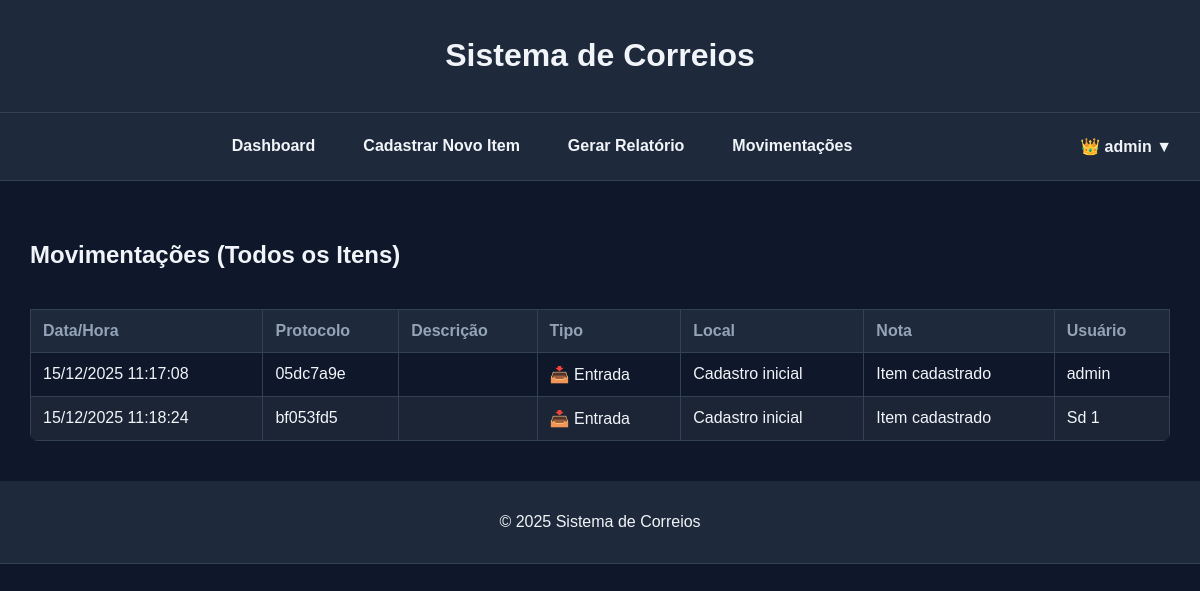
Before: /movimentacoes (signed in) with the older database file.
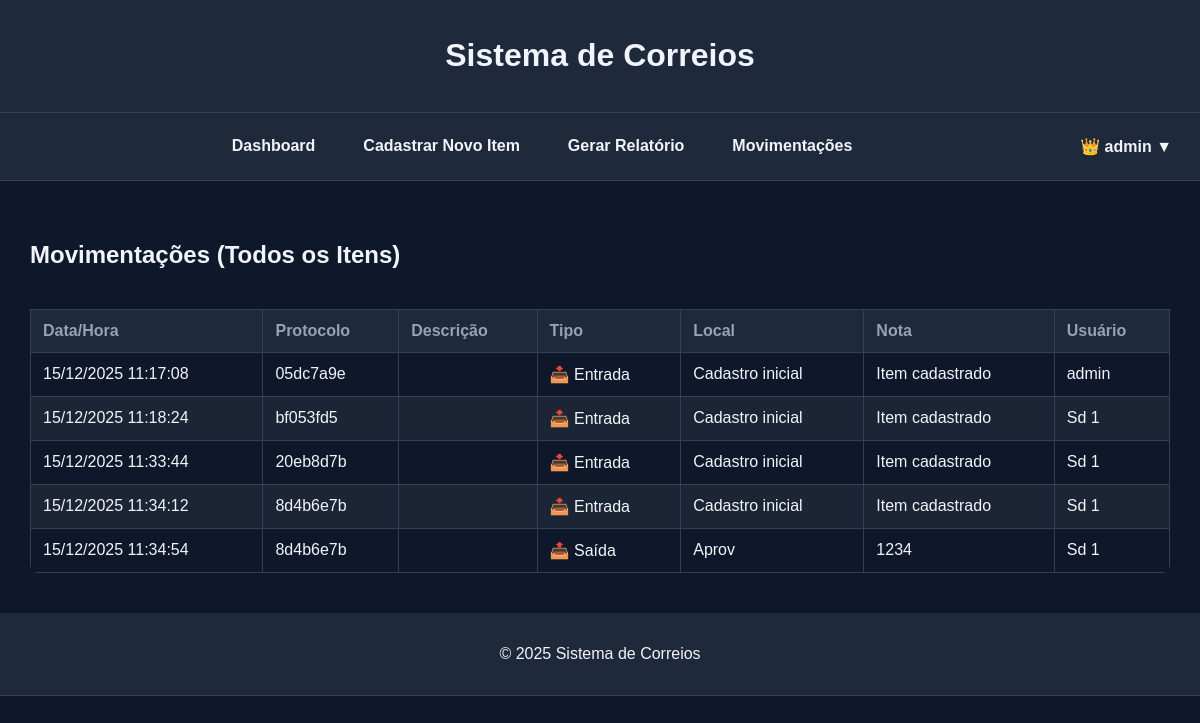
After: the same page with the newer database file.
### app.py (models this page shows, shortened)
class User(UserMixin, db.Model):
    id = db.Column(db.Integer, primary_key=True)
    username = db.Column(db.String(80), unique=True, nullable=False)
    email = db.Column(db.String(120), unique=True, nullable=False)
    password_hash = db.Column(db.String(200), nullable=False)
    role = db.Column(db.String(20), default="user")  # "user" ou "admin"

class Movement(db.Model):
    id = db.Column(db.Integer, primary_key=True)
    protocol = db.Column(db.String(50), nullable=False)
    type = db.Column(db.String(20), nullable=False)  # Entrada ou Saída
    location = db.Column(db.String(100))
    note = db.Column(db.String(200))
    created_at = db.Column(db.DateTime, default=datetime.now)
    user = db.Column(db.String(50), nullable=False)  # Novo campo: usuário responsável

### app.py (the view)
@app.route("/movimentacoes")
@admin_required   # 👑 Apenas administradores podem acessar
def movimentacoes():
    movements = Movement.query.all()
    return render_template("movimentacoes.html", movements=movements)

### app.py (called while the page is built)
def admin_required(f):
    @wraps(f)
    def decorated_function(*args, **kwargs):
        if not current_user.is_authenticated or current_user.role != "admin":
            flash("Acesso restrito a administradores.", "error")
            return redirect(url_for("index"))
        return f(*args, **kwargs)
    return decorated_function

@login_manager.user_loader
def load_user(user_id):
    return User.query.get(int(user_id))

### templates/movimentacoes.html
{% extends "base.html" %}
{% block content %}
<section class="panel-card">
  <h2>Movimentações (Todos os Itens)</h2>
  {% if movements %}
    <div class="table-container">
      <table>
        <thead>
          <tr>
              <th>Data/Hora</th>
              <th>Protocolo</th>
              <th>Descrição</th>
              <th>Tipo</th>
              <th>Local</th>
              <th>Nota</th>
              <th>Usuário</th>
            </tr>
          </thead>
          <tbody>
            {% for mov in movements %}
            <tr>
              <td class="nowrap">{{ mov.created_at.strftime("%d/%m/%Y %H:%M:%S") }}</td>
              <td class="nowrap">{{ mov.protocol }}</td>
              <td>{{ mov.description or '' }}</td>
              <td class="nowrap">
                {% if mov.type == "Entrada" %}
                  📥 Entrada
                {% elif mov.type == "Saída" %}
                  📤 Saída
                {% endif %}
              </td>
              <td>{{ mov.location }}</td>
              <td>{{ mov.note or '' }}</td>
              <td>{{ mov.user }}</td>
            </tr>
            {% endfor %}
        </tbody>
      </table>
    </div>
  {% else %}
    <p>Nenhuma movimentação registrada.</p>
  {% endif %}
</section>
{% endblock %}

### templates/base.html (shortened to what this page needs)
  <!DOCTYPE html>
  <html lang="pt-BR">
  <head>
      <link rel="stylesheet" href="{{ url_for('static', filename='style.css') }}">
  </head>
  <body>
  <header>
      <h1>Sistema de Correios</h1>
  </header>
  <nav>
  {% if current_user and current_user.is_authenticated %}
    <div class="nav-links">
      <a href="{{ url_for('index') }}">Dashboard</a>
      <a href="{{ url_for('new_item') }}">Cadastrar Novo Item</a>
      <a href="{{ url_for('report') }}">Gerar Relatório</a>
  {% if current_user and current_user.is_authenticated and current_user.role == "admin" %}
    <a href="{{ url_for('movimentacoes') }}">Movimentações</a>
  {% endif %}
    </div>
  {% endif %}
  <div class="nav-right">
    {% if current_user and current_user.is_authenticated %}
      <div class="user-menu">
        <button class="user-button">
          {% if current_user.role == "admin" %}
            👑 {{ current_user.username }} ▼
          {% else %}
            👤 {{ current_user.username }} ▼
          {% endif %}
        </button>
      </div>
    {% else %}
      <a href="{{ url_for('login') }}" class="btn-secondary">Login</a>
    {% endif %}
  </div>
</nav>
  <main class="content-container">
      {% block content %}{% endblock %}
    </main>
  <footer>
      <p>&copy; 2025 Sistema de Correios</p>
  </footer>
  </body>
  </html>

### static/style.css (style rules this page uses)
:root { --bg: #0f172a; --panel: #1e293b; --text: #f1f5f9; --muted: #94a3b8; --border: #334155; --primary: #16a34a; --primary-dark: #15803d; }
body { background-color: var(--bg); color: var(--text); font-family: Arial, sans-serif; margin: 0; padding: 0; }
header, footer { background-color: var(--panel); padding: 16px; text-align: center; border-bottom: 1px solid var(--border); }
nav { background-color: var(--panel); padding: 16px; display: flex; align-items: center; border-bottom: 1px solid var(--border); }
.nav-links { flex: 1; display: flex; justify-content: center; gap: 24px; flex-wrap: wrap; }
.nav-right { margin-left: auto; }
nav a { color: var(--text); text-decoration: none; font-weight: bold; padding: 8px 12px; border-radius: 6px; }
.user-menu { position: relative; display: inline-block; }
.user-button { background: transparent; border: none; color: var(--text); font-weight: bold; cursor: pointer; padding: 8px 12px; border-radius: 6px; }
main { padding: 40px 20px; max-width: 95vw; margin: 0 auto; }
button, .btn-primary, .btn-secondary { padding: 12px 22px; border-radius: 10px; font-size: 1rem; cursor: pointer; }
.table-container { max-height: 75vh; max-width: 100%; margin: 0 auto; overflow-y: auto; overflow-x: auto; border-radius: 8px; }
table { width: 100%; border-collapse: collapse; margin-top: 20px; }
th, td { padding: 12px; border: 1px solid var(--border); text-align: left; }
th { background-color: var(--panel); color: var(--muted); position: sticky; top: 0; }
tr:nth-child(even) { background-color: #1c2536; }

Changed rows visible on the page:
added Movement: created_at "15/12/2025 11:33:44", protocol "20eb8d7b", type "📥 Entrada", location "Cadastro inicial", note "Item cadastrado", user "Sd 1"
added Movement: created_at "15/12/2025 11:34:12", protocol "8d4b6e7b", type "📥 Entrada", location "Cadastro inicial", note "Item cadastrado", user "Sd 1"
added Movement: created_at "15/12/2025 11:34:54", protocol "8d4b6e7b", type "📤 Saída", location "Aprov", note "1234", user "Sd 1"
